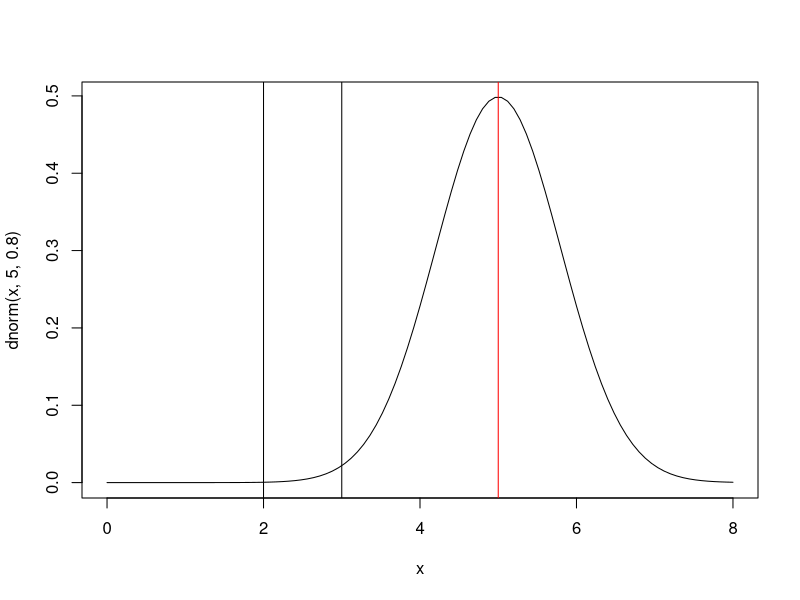

R code for this plot:
# Aula 01 - Dia 07/08/2024 - Alan R Panosso
# O R como caluladora

# Operadores Básicos
2+2
2-2
2*2
2/2
5%/%2
5%%2

# Funções Matemáticas e Trigonométricas
sqrt(1/log(100,2))

# Funções estatísticas
mean(c(21, 22, 43))

# exemplo de cálculo de área
curve(dnorm(x,5,0.8), 0, 8)
abline(v=5, col="red")
abline(v=2)
abline(v=3)
pnorm(3,5,0.8) - pnorm(2,5,0.8)
















